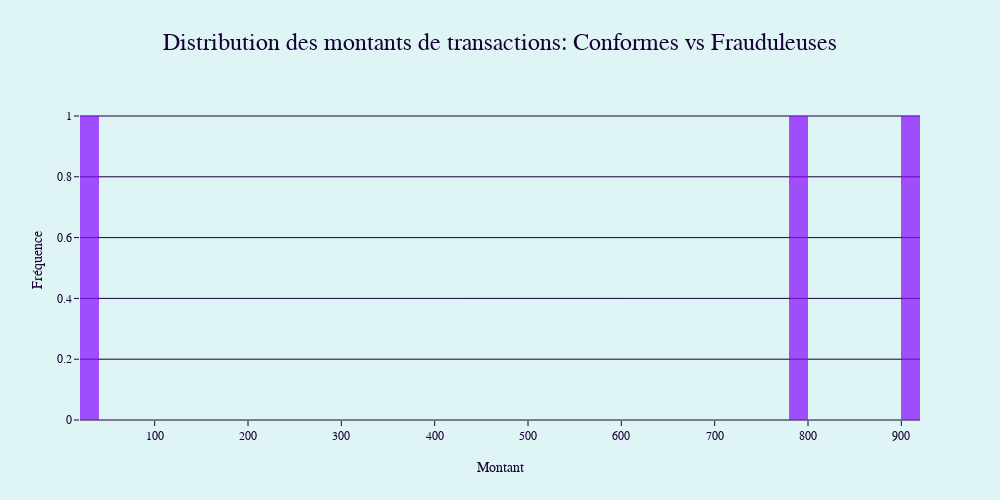
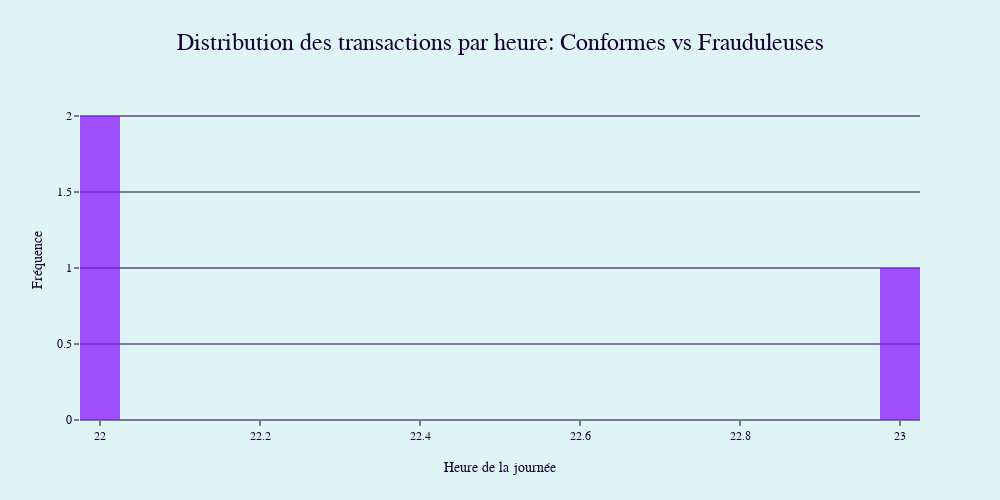
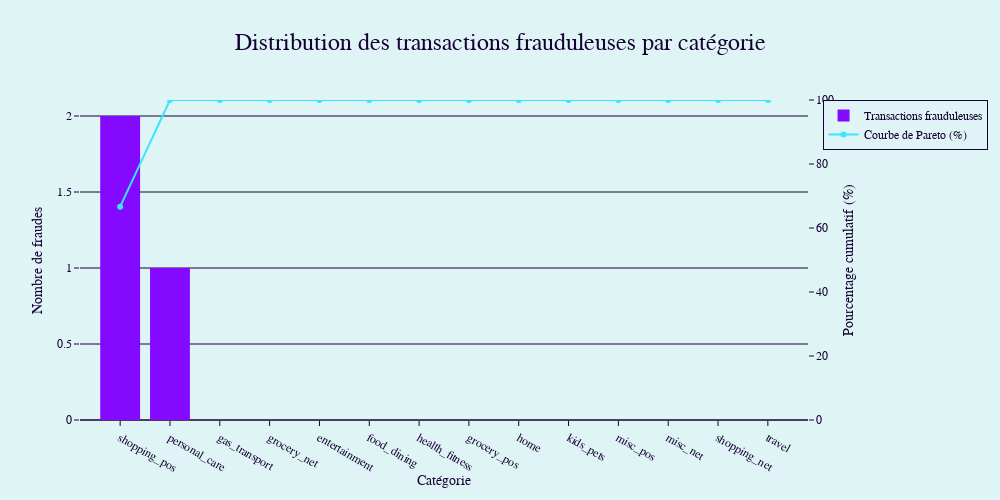

The notebook cell these images were saved under, in order:
### Code cell
# Distribution of transaction amounts by fraud status

print("Distribution des fraudes:")
print(df['is_fraud'].value_counts())
print()
#print(df['is_fraud'].describe())
print()

# Visualize transaction amounts: Normal vs Fraudulent
fig = go.Figure()
# Correlation heatmap for numeric features

numeric_cols = df.select_dtypes(include=['number']).columns
corr = df[numeric_cols].corr()

plt.figure(figsize=(10, 8))
sns.heatmap(corr, annot=True, fmt=".2f", cmap=jedhaCMInverted, square=True)
plt.title("Heatmap de corrélation des variables numériques")
plt.show()




# Normal transactions
""" fig.add_trace(go.Histogram(
    x=df[df['is_fraud']==0]['amt'],
    name='Transactions conformes',
    nbinsx=50,
    opacity=0.7,
    marker_color=jedhaColor_blue
)) """

# Fraud transactions
fig.add_trace(go.Histogram(
    x=df[df['is_fraud']==1]['amt'],
    name='Transactions frauduleuses',
    nbinsx=50,
    opacity=0.7,
    marker_color=jedhaColor_violet
))

fig.update_layout(
    title='Distribution des montants de transactions: Conformes vs Frauduleuses',
    xaxis_title='Montant',
    yaxis_title='Fréquence',
    barmode='overlay',
    height=500,
    width=1000
)

fig.show()



# Visualize fraud distribution by hour
fig = go.Figure()

# Normal transactions by hour
""" fig.add_trace(go.Histogram(
    x=df[df['is_fraud']==0]['trans_hour'],
    name='Transactions conformes',
    nbinsx=24,
    opacity=0.7,
    marker_color=jedhaColor_blue
)) """

# Fraud transactions by hour
fig.add_trace(go.Histogram(
    x=df[df['is_fraud']==1]['trans_hour'],
    name='Transactions frauduleuses',
    nbinsx=24,
    opacity=0.7,
    marker_color=jedhaColor_violet
))

fig.update_layout(
    title='Distribution des transactions par heure: Conformes vs Frauduleuses',
    xaxis_title='Heure de la journée',
    yaxis_title='Fréquence',
    barmode='overlay',
    height=500,
    width=1000
)

fig.show()

# Visualize fraud distribution by category
fig = go.Figure()

# Fraud transactions by category
fraud_by_category = df[df['is_fraud']==1].groupby('category').size().reset_index(name='count')
fraud_by_category = fraud_by_category.sort_values('count', ascending=False)

fig.add_trace(go.Bar(
    x=fraud_by_category['category'],
    y=fraud_by_category['count'],
    name='Transactions frauduleuses',
    marker_color=jedhaColor_violet
))

fig.update_layout(
    title='Distribution des transactions frauduleuses par catégorie',
    xaxis_title='Catégorie',
    yaxis_title='Nombre de fraudes',
    height=500,
    width=1000
)


# Add Pareto curve (cumulative percentage)
fraud_by_category['cumulative'] = fraud_by_category['count'].cumsum()
fraud_by_category['cumulative_pct'] = fraud_by_category['cumulative'] / fraud_by_category['count'].sum() * 100

fig.add_trace(go.Scatter(
    x=fraud_by_category['category'],
    y=fraud_by_category['cumulative_pct'],
    name='Courbe de Pareto (%)',
    mode='lines+markers',
    marker_color=jedhaColor_blue,
    yaxis='y2'
))

fig.update_layout(
    yaxis2=dict(
        title='Pourcentage cumulatif (%)',
        overlaying='y',
        side='right',
        range=[0, 100],
        showgrid=False,

    )
)


fig.show()


print("✅ Fraud distribution analysis complete.")

### Figure 1 — Plotly figure (JSON) as saved in the notebook; plotly's stock layout.template omitted (floating-point values rounded to 4 significant figures)
{"data": [{"marker": {"color": "#8409FF"}, "name": "Transactions frauduleuses", "nbinsx": 50, "opacity": 0.7, "type": "histogram", "x": [21.28, 798.0, 918.0]}], "layout": {"barmode": "overlay", "height": 500, "title": {"text": "Distribution des montants de transactions: Conformes vs Frauduleuses"}, "width": 1000, "xaxis": {"title": {"text": "Montant"}}, "yaxis": {"title": {"text": "Fréquence"}}}}

### Figure 2 — Plotly figure (JSON) as saved in the notebook; plotly's stock layout.template omitted (floating-point values rounded to 4 significant figures)
{"data": [{"marker": {"color": "#8409FF"}, "name": "Transactions frauduleuses", "nbinsx": 24, "opacity": 0.7, "type": "histogram", "x": [22, 22, 23]}], "layout": {"barmode": "overlay", "height": 500, "title": {"text": "Distribution des transactions par heure: Conformes vs Frauduleuses"}, "width": 1000, "xaxis": {"title": {"text": "Heure de la journée"}}, "yaxis": {"title": {"text": "Fréquence"}}}}

### Figure 3 — Plotly figure (JSON) as saved in the notebook; plotly's stock layout.template omitted (floating-point values rounded to 4 significant figures)
{"data": [{"marker": {"color": "#8409FF"}, "name": "Transactions frauduleuses", "type": "bar", "x": ["shopping_pos", "personal_care", "gas_transport", "grocery_net", "entertainment", "food_dining", "health_fitness", "grocery_pos", "home", "kids_pets", "misc_pos", "misc_net", "shopping_net", "travel"], "y": [2, 1, 0, 0, 0, 0, 0, 0, 0, 0, 0, 0, 0, 0]}, {"marker": {"color": "#3AE5FF"}, "mode": "lines+markers", "name": "Courbe de Pareto (%)", "type": "scatter", "x": ["shopping_pos", "personal_care", "gas_transport", "grocery_net", "entertainment", "food_dining", "health_fitness", "grocery_pos", "home", "kids_pets", "misc_pos", "misc_net", "shopping_net", "travel"], "y": [66.67, 100.0, 100.0, 100.0, 100.0, 100.0, 100.0, 100.0, 100.0, 100.0, 100.0, 100.0, 100.0, 100.0], "yaxis": "y2"}], "layout": {"height": 500, "title": {"text": "Distribution des transactions frauduleuses par catégorie"}, "width": 1000, "xaxis": {"title": {"text": "Catégorie"}}, "yaxis": {"title": {"text": "Nombre de fraudes"}}, "yaxis2": {"overlaying": "y", "range": [0, 100], "showgrid": false, "side": "right", "title": {"text": "Pourcentage cumulatif (%)"}}}}
